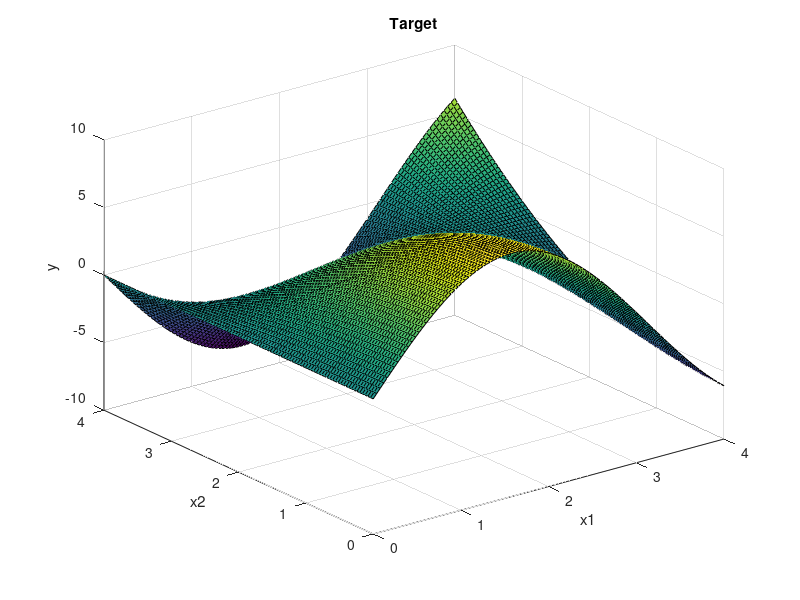

Reproduce this figure in MATLAB.
n=100;
x1=0:4/(n-1):4;
x2=0:4/(n-1):4;
y=zeros(n,n);
for j=1:n
y(j,:)=-(x1(j).^2-8)*sin(x2);
end
surf(x1,x2,y)
xlabel('x1')
ylabel('x2')
zlabel('y')
title('Target');
